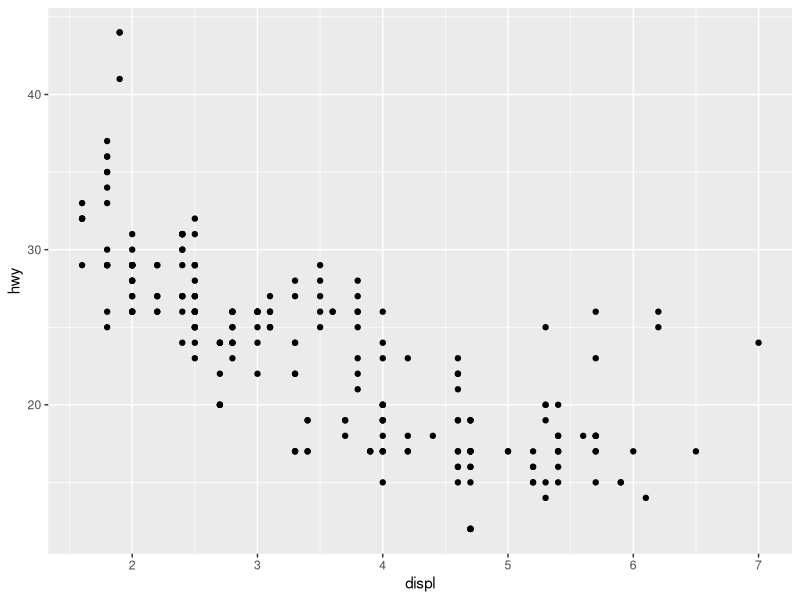
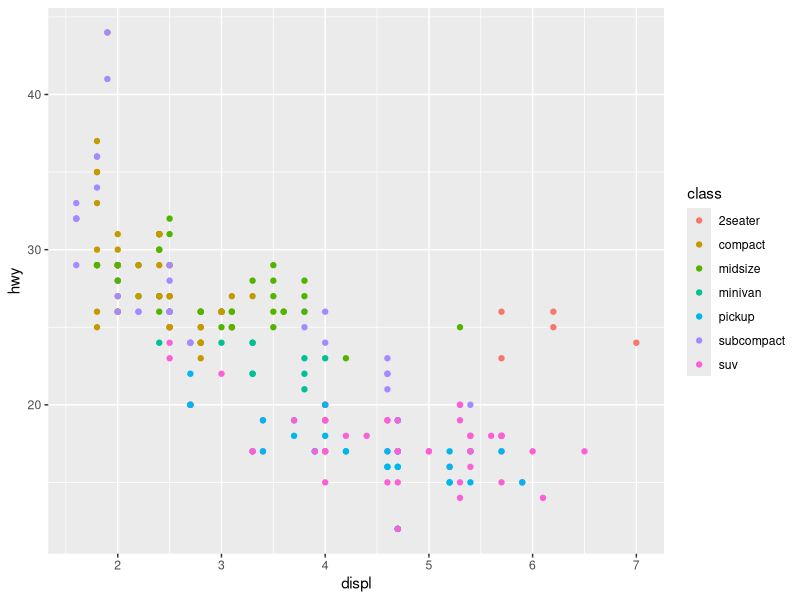
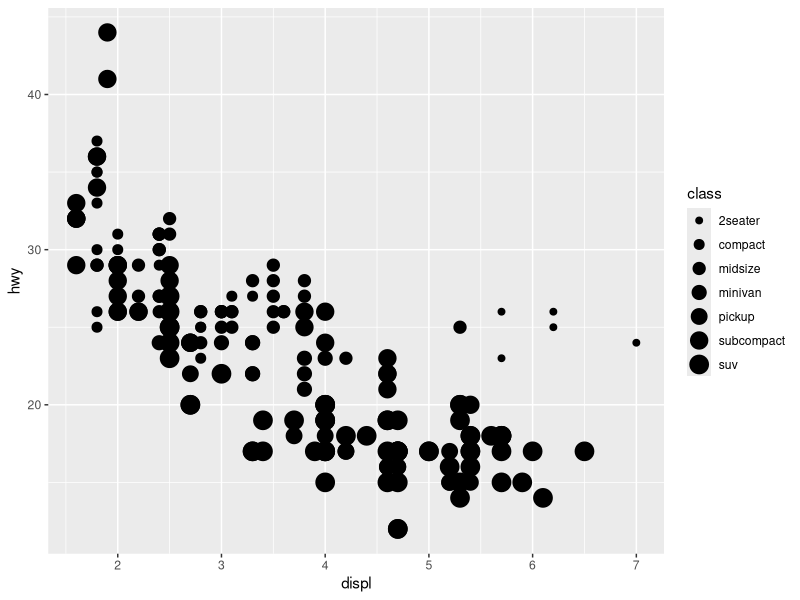
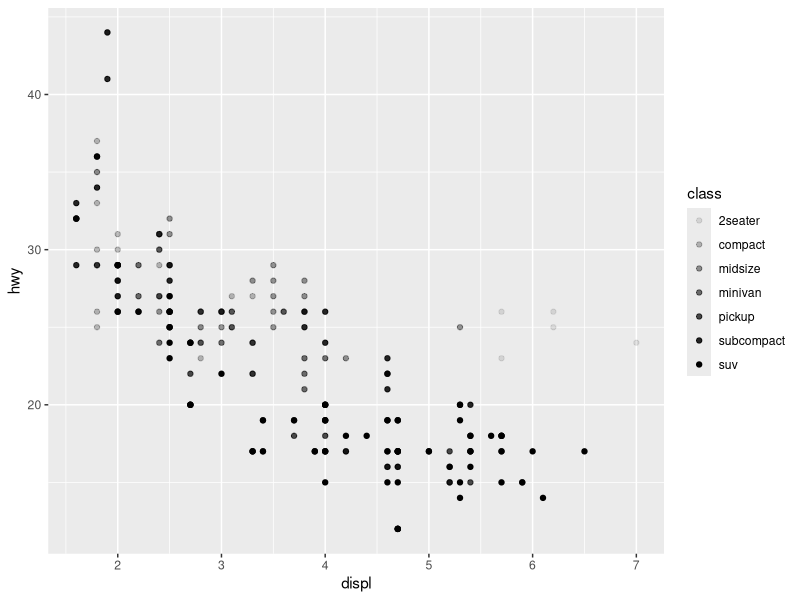
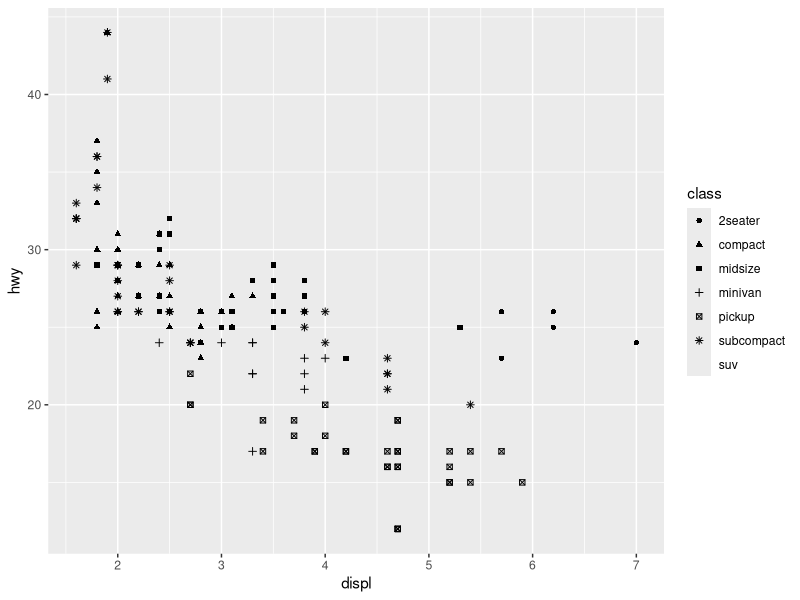
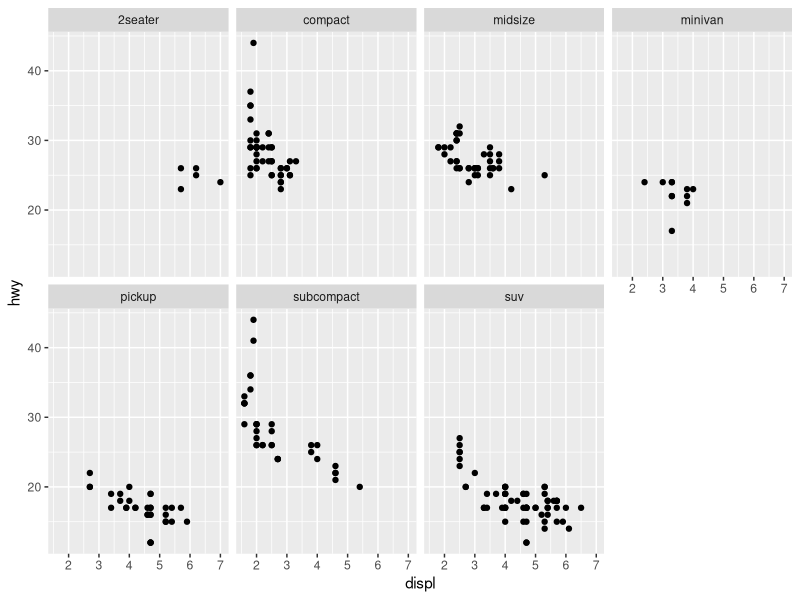
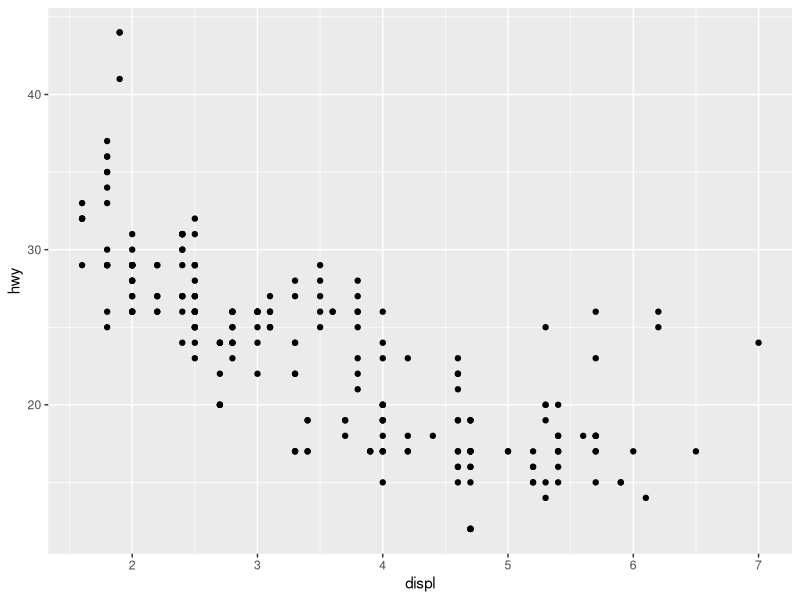
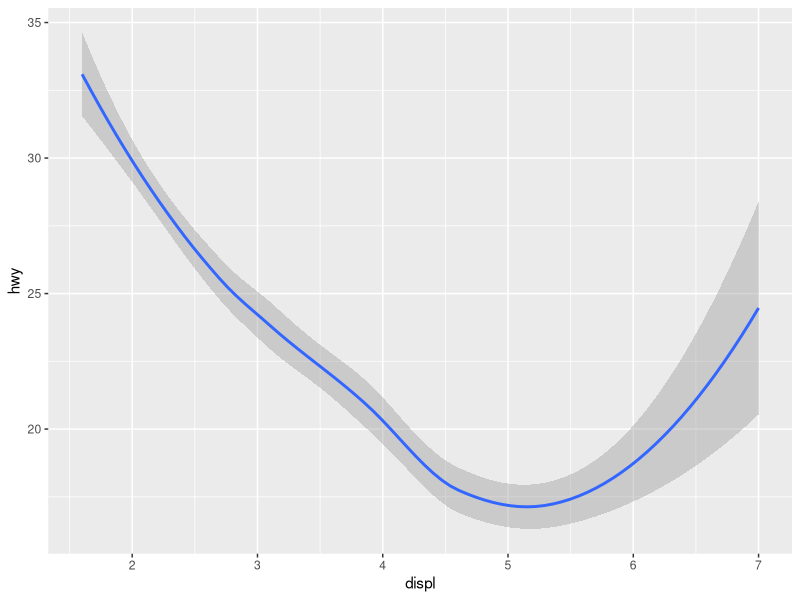

Write the R code that produced these figures, in order.
## ---- chunk 1
knitr::opts_chunk$set(echo = TRUE)
## ---- chunk 2
library(tidyverse)
library(ggplot2)
## ---- chunk 3
mpg
## ---- chunk 4
ggplot(data = mpg) + 
  geom_point(mapping = aes(x = displ, y = hwy))
## ---- chunk 5
ggplot(data=mpg)+geom_point(aes(x=displ, y=hwy, color=class))
## ---- chunk 6
ggplot(data = mpg) + 
  geom_point(mapping = aes(x = displ, y = hwy, size = class))
## ---- chunk 7
ggplot(data = mpg) + 
  geom_point(mapping = aes(x = displ, y = hwy, alpha = class))

ggplot(data = mpg) + 
  geom_point(mapping = aes(x = displ, y = hwy, shape = class))
## ---- chunk 8
ggplot(data = mpg) + 
  geom_point(mapping = aes(x = displ, y = hwy)) + 
  facet_wrap(~ class, nrow = 2)
## ---- chunk 9
ggplot(data = mpg) + 
  geom_point(mapping = aes(x = displ, y = hwy))


ggplot(data = mpg) + 
  geom_smooth(mapping = aes(x = displ, y = hwy)) 
## ---- chunk 10
ggplot(data = mpg) +
  geom_smooth(
    mapping = aes(x = displ, y = hwy, color = drv),
    show.legend = FALSE
  )
## ---- chunk 11
ggplot(data = mpg, mapping = aes(x = displ, y = hwy)) + 
  geom_point(mapping = aes(color = class)) + 
  geom_smooth()
## ---- chunk 12
ggplot(data = mpg, mapping = aes(x = displ, y = hwy)) + 
  geom_point(mapping = aes(color = class)) + 
  geom_smooth(data = filter(mpg, class == "subcompact"), se = FALSE)
## ---- chunk 13
ggplot(data = diamonds) + 
  geom_bar(mapping = aes(x = cut))
## ---- chunk 14
ggplot(data = diamonds) + 
  geom_bar(mapping = aes(x = cut, colour = cut))
ggplot(data = diamonds) + 
  geom_bar(mapping = aes(x = cut, fill = cut))
## ---- chunk 15
ggplot(data = diamonds) + 
  geom_bar(mapping = aes(x = cut, fill = clarity))
## ---- chunk 16
ggplot(data = mpg, mapping = aes(x = class, y = hwy)) + 
  geom_boxplot()
ggplot(data = mpg, mapping = aes(x = class, y = hwy)) + 
  geom_boxplot() +
  coord_flip()
## ---- chunk 17
library(maps)
nz <- map_data("nz")

ggplot(nz, aes(long, lat, group = group)) +
  geom_polygon(fill = "white", colour = "black")

ggplot(nz, aes(long, lat, group = group)) +
  geom_polygon(fill = "white", colour = "black") +
  coord_quickmap()
## ---- chunk 18
bar <- ggplot(data = diamonds) + 
  geom_bar(
    mapping = aes(x = cut, fill = cut), 
    show.legend = FALSE,
    width = 1
  ) + 
  theme(aspect.ratio = 1) +
  labs(x = NULL, y = NULL)

bar + coord_flip()
bar + coord_polar()
